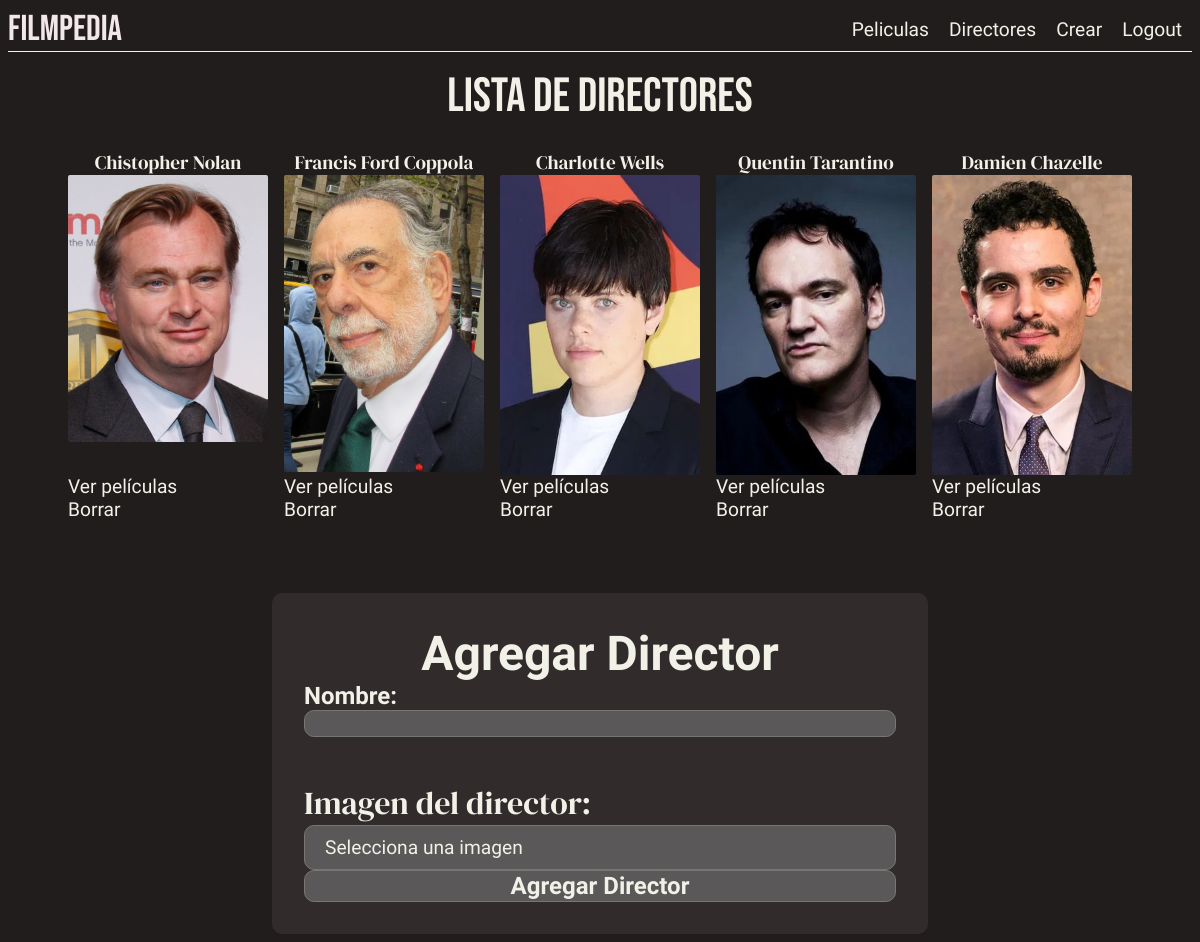
Page /verDirectores (signed in) on the committed database.
### tables this page shows
CREATE TABLE `directores` (
  `id` int(11) NOT NULL,
  `nombre` varchar(255) NOT NULL,
  `imagen` varchar(50) NOT NULL
);

### app/views/director.view.php (called while the page is built, shortened)
<?php
    require_once 'app/controllers/director.controller.php';
    require_once 'app/models/director.model.php';
    class DirectorView {
        public function showDirectors($directores) {
            require_once 'templates/directors.phtml';
        }
    }

### app/controllers/director.controller.php (called while the page is built, shortened)
<?php
    require_once 'app/models/director.model.php';
    require_once 'app/views/director.view.php';
    class DirectorController {
        private $model;
        private $view;
        public function __construct() {
            $this->model = new DirectorModel();
            $this->view = new DirectorView();
        }
        public function showDirectors() {
            $directors = $this->model->getDirectors();
            $this->view->showDirectors($directors);
        }
    }

### app/models/director.model.php (called while the page is built, shortened)
<?php
require_once 'app/controllers/director.controller.php';
require_once 'app/views/director.view.php';
class DirectorModel
{
    private $db;
    public function __construct() {
        $this->db = new PDO('mysql:host=localhost;dbname=tpe;charset=utf8', 'root', '');
    }
    function getDirectors() {
        $query = $this->db->prepare('SELECT * FROM directores');
        $query->execute();
        return $query->fetchAll(PDO::FETCH_OBJ);
    }
}

### templates/directors.phtml (the view)
<?php require_once 'layout/header.phtml'; ?>
    <h1 class="ul-h1">Lista de directores</h1>
<ul class="ul-directors">
    <?php foreach ($directores as $director): ?>
        <li>
            <h2><?= htmlspecialchars($director->nombre) ?></h2>
            <div class="img-box">
                <img src="<?= htmlspecialchars($director->imagen) ?>" alt="Imagen del director">
            </div>
            <a href="verPeliculasDirector/<?= $director->id ?>" class="a-animation">Ver películas</a>
            <?php if (isset($_SESSION['ID_USER'])): ?>
                <a href="eliminarDirector/<?= $director->id ?>" class="a-animation">Borrar</a>
            <?php endif; ?>
        </li>
    <?php endforeach; ?>
</ul>
<?php if (isset($_SESSION['ID_USER'])):
    require_once 'templates/form.add.director.phtml';
endif; ?>

### css/style.css (style rules this page uses)
body { color: #F2F1E8; font-family: "DM Serif Display", sans-serif; background-color: #201d1c; }
h1 { margin: 0; }
a { font-family: "Rufina", sans-serif; text-decoration: none; color: #F2F1E8; font-size: 1.2em; font-weight: 400; position: relative; }
.a-animation::after { content: ''; position: absolute; bottom: -2px; left: 0; width: 0; height: 2px; background-color: #F2F1E8; transition: width 0.3s ease-in-out; }
h2 { font-size: 2em; font-weight: 400; font-family: "DM Serif Display", sans-serif; color: #F2F1E8; margin: 0; padding: 0; }
.ul-directors { display: flex; justify-content: center; padding: 0; margin-bottom: 4em; }
.ul-directors a { align-self: self-start; }
.ul-directors li { display: flex; flex-direction: column; list-style: none; margin: 0.5em; padding: 0; }
.ul-directors h2 { font-size: 1.2em; font-weight: 400; font-family: "DM Serif Display", sans-serif; margin: 0; padding: 0; align-self: center; white-space: nowrap; overflow: hidden; text-overflow: ellipsis; max-width: 22ch; }
.ul-directors img { width: 200px; height: auto; border-radius: 2px; }
.img-box { height: 300px; }
.ul-h1 { font-size: 3em; font-weight: 400; font-family: "Bebas Neue", sans-serif; text-transform: uppercase; padding: 0; justify-self: center; }

### rows in the picture
directores: nombre "Chistopher Nolan", imagen (picture)
directores: nombre "Francis Ford Coppola", imagen (picture)
directores: nombre "Charlotte Wells", imagen (picture)
directores: nombre "Quentin Tarantino", imagen (picture)
directores: nombre "Damien Chazelle", imagen (picture)
